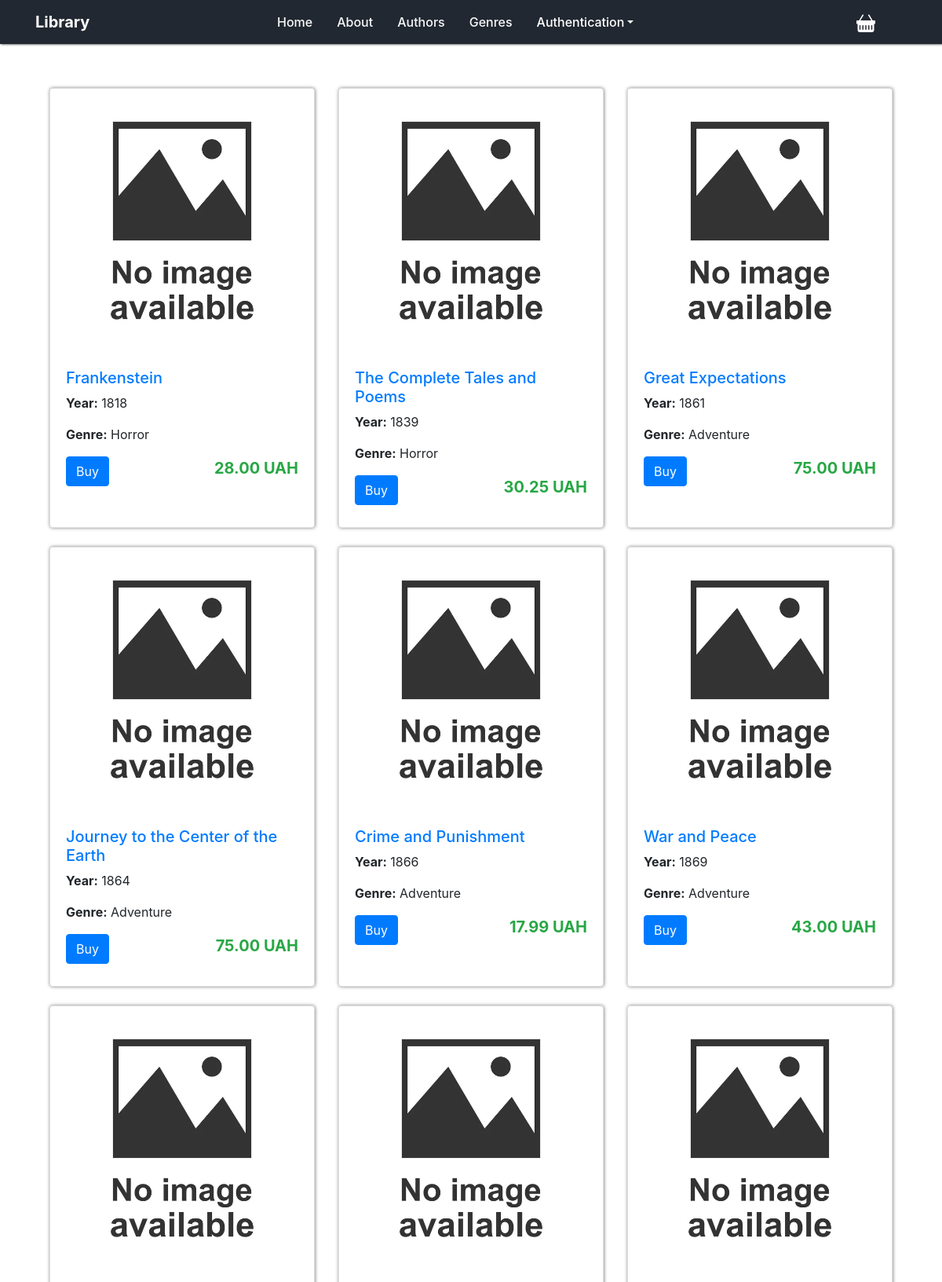
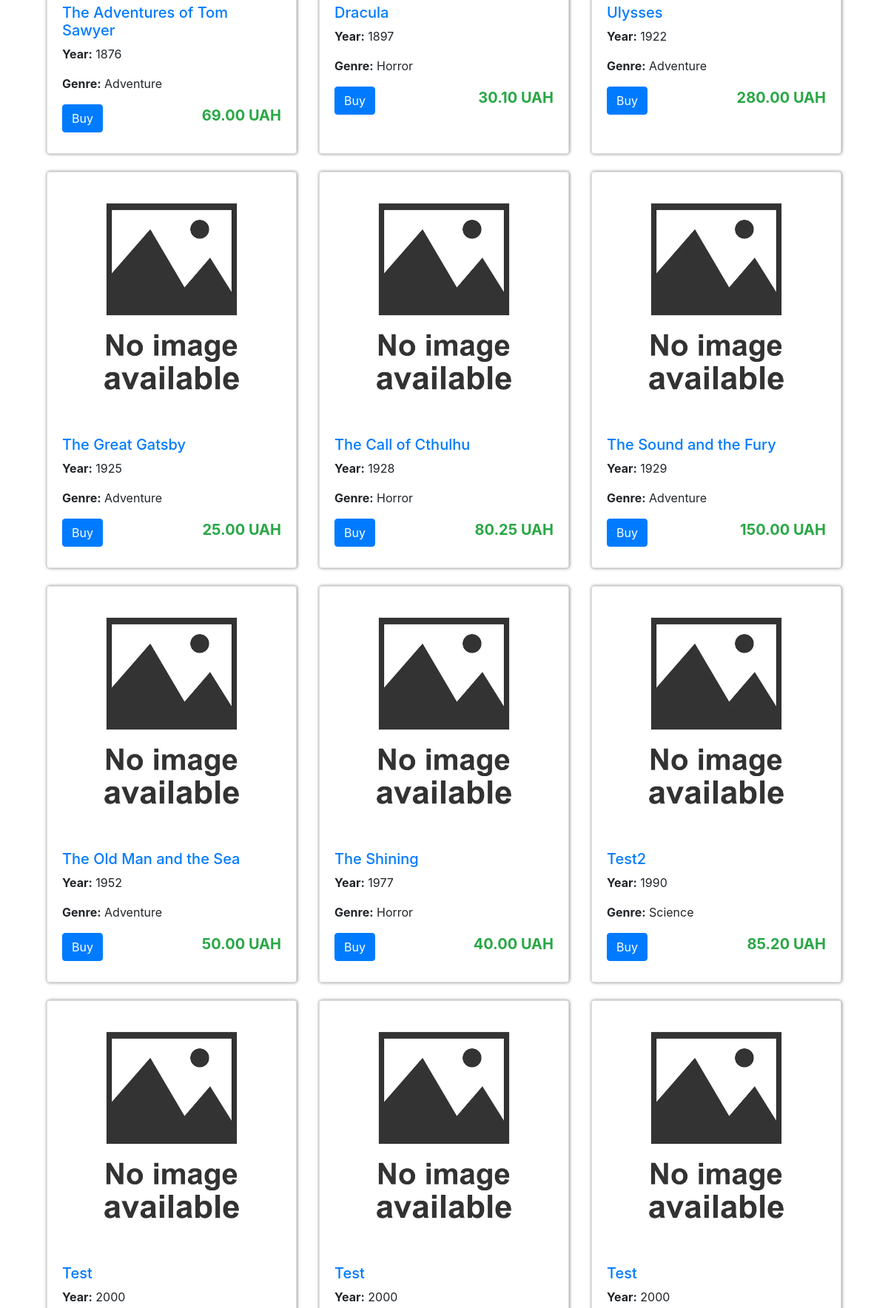
/library/ (upper part), run on the app's committed database (2 pictures, top to bottom).
### library/models.py (models this page shows, shortened)
class Book(models.Model):
    title = models.CharField(max_length=100)
    authors = models.ManyToManyField('Author', through='BookAuthor')
    genre = models.ForeignKey('Genre', on_delete=models.CASCADE, null=True)
    published_year = models.IntegerField()
    ISBN = models.CharField(max_length=200)
    price = models.DecimalField(max_digits=6, decimal_places=2, default=0.0)
    class Meta:
        ordering = ["published_year"]
        indexes = [models.Index(fields=["published_year"])]

class Genre(models.Model):
    genre = models.CharField(max_length=100, db_index=True)
    def __str__(self):
        return self.genre

### library/views.py (the view)
# urls.py: path('', views.index, name='home'),
def index(request):
    context = {"title": "Library", 'books': Book.objects.all()}
    return render(request, 'library/index.html', context=context)

### library/templatetags/tags.py (called while the page is built)
@register.simple_tag()
def get_menu():
    return views.menu

@register.simple_tag()
def get_year():
    return datetime.now().year

### library/templates/library/index.html
{%extends 'base.html'%}
{%block content%}
{% load static %}
<div class="container mt-5 pt-5">
    <div class="row">
        {%for book in books%}
            <div class="col-md-4 mb-4">
                <div class="card h-100 card-shadow">
                    {% if book.image %}
                        <a href="{% url 'book_by_id' book.id %}"><img src="{% static 'library/images/{{ book.image }}' %}"
                             class="card-img-top" alt="{{book.title}}"></a>
                    {% else %}
                        <a href="{% url 'book_by_id' book.id %}"><img src="{% static 'library/images/default-book.jpg' %}"
                             class="card-img-top" alt="{{book.title}}"></a>
                    {% endif %}
                    <div class="card-body">
                        <h5><a href="{% url 'book_by_id' book.id %}">{{ book.title }}</a></h5>
                        <p class="card-text"><strong>Year:</strong> {{ book.published_year }}</p>
                        <p class="card-text"><strong>Genre:</strong> {{ book.genre }}</p>
                        <p class="text-success price-highlight">{{ book.price }} UAH</p>
                        <a href="{% url 'buy_book' book.id %}" class="btn btn-primary">Buy</a>
                    </div>
                </div>
            </div>
            {%endfor%}
    </div>
</div>
{%endblock%}

### library/static/library/css/index.css (style rules this page uses)
:root { --white-text: #FFF; --black: #333333; --deep-blue: #222831; }
body { margin: 20px; height: 100%; display: flex; flex-direction: column; min-height: 100vh; }
.price-highlight { font-size: 1.25rem; font-weight: bold; float: right; display: inline-block; }
.card-shadow { box-shadow: 0.5px 0 4px rgba(0, 0, 0, 0.5); }
.card-img-top { transform: scale(0.9); }

### data on the page
Book: title "Frankenstein", published_year "1818", genre "Horror", price "28.00"
Book: title "The Complete Tales and Poems", published_year "1839", genre "Horror", price "30.25"
Book: title "Great Expectations", published_year "1861", genre "Adventure", price "75.00"
Book: title "Journey to the Center of the Earth", published_year "1864", genre "Adventure", price "75.00"
Book: title "Crime and Punishment", published_year "1866", genre "Adventure", price "17.99"
Book: title "War and Peace", published_year "1869", genre "Adventure", price "43.00"
Book: title "The Adventures of Tom Sawyer", published_year "1876", genre "Adventure", price "69.00"
Book: title "Dracula", published_year "1897", genre "Horror", price "30.10"
Book: title "Ulysses", published_year "1922", genre "Adventure", price "280.00"
Book: title "The Great Gatsby", published_year "1925", genre "Adventure", price "25.00"
Book: title "The Call of Cthulhu", published_year "1928", genre "Horror", price "80.25"
Book: title "The Sound and the Fury", published_year "1929", genre "Adventure", price "150.00"
Book: title "The Old Man and the Sea", published_year "1952", genre "Adventure", price "50.00"
Book: title "The Shining", published_year "1977", genre "Horror", price "40.00"
Book: title "Test2", published_year "1990", genre "Science", price "85.20"
Book: title "Test", published_year "2000"
Book: title "Test", published_year "2000"
Book: title "Test", published_year "2000"

### other printed values
{{ item.title }} "Home" "About" "Authors" "Genres"
